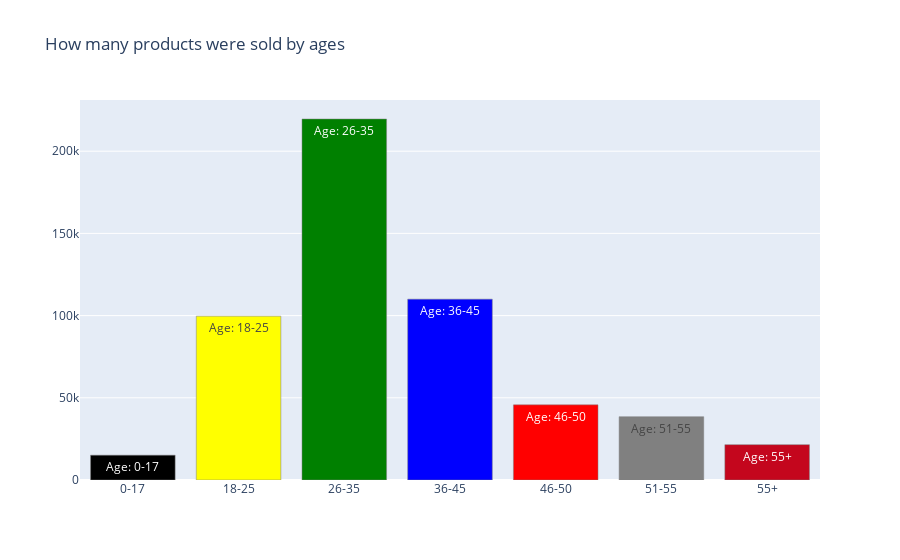

Notebook source saved alongside this figure:
### Markdown cell above
### B) Age

### Code cell
ageData = sorted(list(zip(train.Age.value_counts().index, train.Age.value_counts().values)))
age, productBuy = zip(*ageData)
age, productBuy = list(age), list(productBuy)
ageSeries = pd.Series((i for i in age))

data = [go.Bar(x=age, 
               y=productBuy, 
               name="How many products were sold",
               marker = dict(color=['black', 'yellow', 'green', 'blue', 'red', 'gray', '#C4061D'],
                            line = dict(color='#7C7C7C', width = .5)),
              text="Age: " + ageSeries)]
layout = go.Layout(title= "How many products were sold by ages")
fig = go.Figure(data=data, layout=layout)
iplot(fig)

### Figure 1 — Plotly figure (JSON) as saved in the notebook; plotly's stock layout.template omitted (floating-point values rounded to 4 significant figures)
{"data": [{"marker": {"color": ["black", "yellow", "green", "blue", "red", "gray", "#C4061D"], "line": {"color": "#7C7C7C", "width": 0.5}}, "name": "How many products were sold", "text": ["Age: 0-17", "Age: 18-25", "Age: 26-35", "Age: 36-45", "Age: 46-50", "Age: 51-55", "Age: 55+"], "type": "bar", "x": ["0-17", "18-25", "26-35", "36-45", "46-50", "51-55", "55+"], "y": [15102, 99660, 219587, 110013, 45701, 38501, 21504]}], "layout": {"title": {"text": "How many products were sold by ages"}}}
